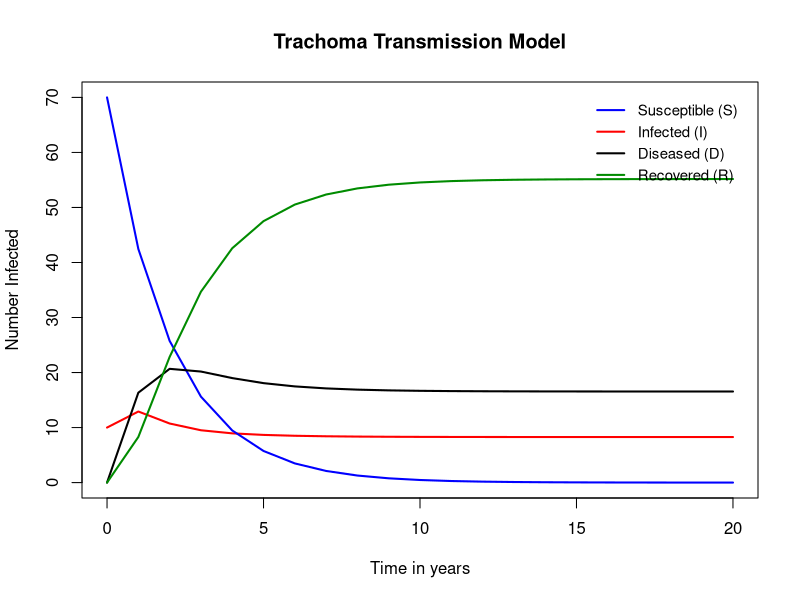

Write R code to recreate this figure.
######################################################################
## TRACHOMA MODEL
######################################################################

##Assumptions: see table - https://docs.google.com/document/d/1sX1YBmMvrjmM7WO1WN-K5C8d-ZzGGwCd/edit

##State variables
## S - Susceptible individuals (PCR negative and TF negative)
## I - Infectious individuals with clinical signs (PCR positive and TF positive)
## D - Chronic Injury 
## R - Recoveries

#Parameters
## N - the total population size; N = S + I + D + R
## lambda - Force of infection 
## gamma - Progression of infection
## rho - Progression to chronic infection
## alpha - Reinfection rate

# Note: For this model the population size is constant

library(deSolve)

## Model
sidr <- function(t,y,parms){
  with(c(as.list(y),parms),{
    dSdt <- -lambda*S
    dIdt <- lambda*S - gamma*I + alpha*lambda*R
    dDdt <- gamma*I - rho*D
    dRdt <- rho*D - alpha*lambda*R
    return(list(c(dSdt, dIdt, dDdt, dRdt)))
  })
}

## Initial values
N0 <- 100
init <- c(
  S =  0.7 * N0,  
  I =  0.1 * N0,  
  D =  0,  
  R =  0   
)

## Parameters
params <- c(
  lambda = 0.5,        
  gamma = 2, 
  rho = 1,
  alpha = 0.6,
  N = N0
)


## Time vector
times <- seq(0, 20, by = 1)


## Solve ODE
out <- as.data.frame(lsoda(
  y = init,
  times = times,
  func = sidr,
  parms = params
))

head(out)
subset(out, time == 20)


## Plot 
plot(out$time, out$I,
     type = "l",
     xlab = "Time in years",
     ylab = "Number Infected",
     main = "Trachoma Transmission Model",
     col = "red", lwd = 2,
     ylim = c(0, max(out$I, out$S, out$D, out$R))
)
lines(out$time, out$S, col = "blue", lwd = 2)
lines(out$time, out$D, col = "black", lwd = 2)
lines(out$time, out$R, col = "green4", lwd = 2)

legend("topright",
       legend = c("Susceptible (S)", "Infected (I)", "Diseased (D)", "Recovered (R)"),
       col = c("blue", "red", "black", "green4"),
       lwd = 2,
       bty = "n",     # No border
       inset = 0.02,
       cex = 0.9,
       y.intersp = 1.2,
       bg = "white"   # Background box for contrast
)
